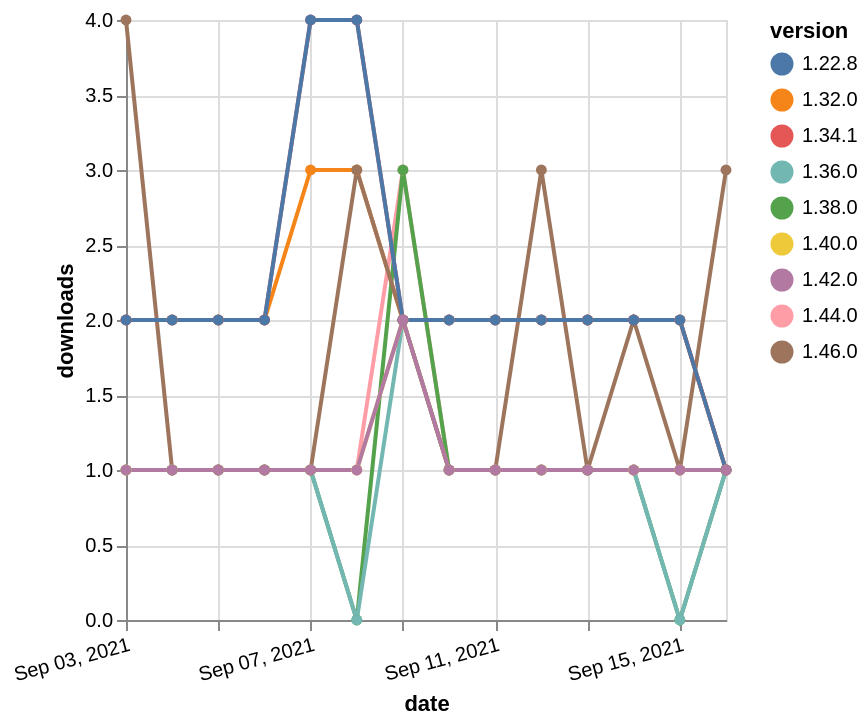

Source (Vega-Lite JSON):
### Vega-Lite specification from a JSON file in a GitHub repository (floating-point values rounded to 4 significant figures)
{"$schema": "https://vega.github.io/schema/vega-lite/v5.json", "description": "A simple bar chart with embedded data.", "data": {"values": [{"date": "2021-09-03", "total": 2687, "delta": 2, "version": "1.32.0"}, {"date": "2021-09-04", "total": 2689, "delta": 2, "version": "1.32.0"}, {"date": "2021-09-05", "total": 2691, "delta": 2, "version": "1.32.0"}, {"date": "2021-09-06", "total": 2693, "delta": 2, "version": "1.32.0"}, {"date": "2021-09-07", "total": 2696, "delta": 3, "version": "1.32.0"}, {"date": "2021-09-08", "total": 2699, "delta": 3, "version": "1.32.0"}, {"date": "2021-09-09", "total": 2701, "delta": 2, "version": "1.32.0"}, {"date": "2021-09-10", "total": 2703, "delta": 2, "version": "1.32.0"}, {"date": "2021-09-11", "total": 2705, "delta": 2, "version": "1.32.0"}, {"date": "2021-09-12", "total": 2707, "delta": 2, "version": "1.32.0"}, {"date": "2021-09-13", "total": 2709, "delta": 2, "version": "1.32.0"}, {"date": "2021-09-14", "total": 2711, "delta": 2, "version": "1.32.0"}, {"date": "2021-09-15", "total": 2713, "delta": 2, "version": "1.32.0"}, {"date": "2021-09-16", "total": 2714, "delta": 1, "version": "1.32.0"}, {"date": "2021-09-03", "total": 202, "delta": 1, "version": "1.44.0"}, {"date": "2021-09-04", "total": 203, "delta": 1, "version": "1.44.0"}, {"date": "2021-09-05", "total": 204, "delta": 1, "version": "1.44.0"}, {"date": "2021-09-06", "total": 205, "delta": 1, "version": "1.44.0"}, {"date": "2021-09-07", "total": 206, "delta": 1, "version": "1.44.0"}, {"date": "2021-09-08", "total": 207, "delta": 1, "version": "1.44.0"}, {"date": "2021-09-09", "total": 210, "delta": 3, "version": "1.44.0"}, {"date": "2021-09-10", "total": 211, "delta": 1, "version": "1.44.0"}, {"date": "2021-09-11", "total": 212, "delta": 1, "version": "1.44.0"}, {"date": "2021-09-12", "total": 213, "delta": 1, "version": "1.44.0"}, {"date": "2021-09-13", "total": 214, "delta": 1, "version": "1.44.0"}, {"date": "2021-09-14", "total": 215, "delta": 1, "version": "1.44.0"}, {"date": "2021-09-15", "total": 216, "delta": 1, "version": "1.44.0"}, {"date": "2021-09-16", "total": 217, "delta": 1, "version": "1.44.0"}, {"date": "2021-09-03", "total": 313, "delta": 1, "version": "1.38.0"}, {"date": "2021-09-04", "total": 314, "delta": 1, "version": "1.38.0"}, {"date": "2021-09-05", "total": 315, "delta": 1, "version": "1.38.0"}, {"date": "2021-09-06", "total": 316, "delta": 1, "version": "1.38.0"}, {"date": "2021-09-07", "total": 317, "delta": 1, "version": "1.38.0"}, {"date": "2021-09-08", "total": 317, "delta": 0, "version": "1.38.0"}, {"date": "2021-09-09", "total": 320, "delta": 3, "version": "1.38.0"}, {"date": "2021-09-10", "total": 321, "delta": 1, "version": "1.38.0"}, {"date": "2021-09-11", "total": 322, "delta": 1, "version": "1.38.0"}, {"date": "2021-09-12", "total": 323, "delta": 1, "version": "1.38.0"}, {"date": "2021-09-13", "total": 324, "delta": 1, "version": "1.38.0"}, {"date": "2021-09-14", "total": 325, "delta": 1, "version": "1.38.0"}, {"date": "2021-09-15", "total": 325, "delta": 0, "version": "1.38.0"}, {"date": "2021-09-16", "total": 326, "delta": 1, "version": "1.38.0"}, {"date": "2021-09-03", "total": 230, "delta": 1, "version": "1.36.0"}, {"date": "2021-09-04", "total": 231, "delta": 1, "version": "1.36.0"}, {"date": "2021-09-05", "total": 232, "delta": 1, "version": "1.36.0"}, {"date": "2021-09-06", "total": 233, "delta": 1, "version": "1.36.0"}, {"date": "2021-09-07", "total": 234, "delta": 1, "version": "1.36.0"}, {"date": "2021-09-08", "total": 234, "delta": 0, "version": "1.36.0"}, {"date": "2021-09-09", "total": 236, "delta": 2, "version": "1.36.0"}, {"date": "2021-09-10", "total": 237, "delta": 1, "version": "1.36.0"}, {"date": "2021-09-11", "total": 238, "delta": 1, "version": "1.36.0"}, {"date": "2021-09-12", "total": 239, "delta": 1, "version": "1.36.0"}, {"date": "2021-09-13", "total": 240, "delta": 1, "version": "1.36.0"}, {"date": "2021-09-14", "total": 241, "delta": 1, "version": "1.36.0"}, {"date": "2021-09-15", "total": 241, "delta": 0, "version": "1.36.0"}, {"date": "2021-09-16", "total": 242, "delta": 1, "version": "1.36.0"}, {"date": "2021-09-03", "total": 188, "delta": 1, "version": "1.40.0"}, {"date": "2021-09-04", "total": 189, "delta": 1, "version": "1.40.0"}, {"date": "2021-09-05", "total": 190, "delta": 1, "version": "1.40.0"}, {"date": "2021-09-06", "total": 191, "delta": 1, "version": "1.40.0"}, {"date": "2021-09-07", "total": 192, "delta": 1, "version": "1.40.0"}, {"date": "2021-09-08", "total": 193, "delta": 1, "version": "1.40.0"}, {"date": "2021-09-09", "total": 195, "delta": 2, "version": "1.40.0"}, {"date": "2021-09-10", "total": 196, "delta": 1, "version": "1.40.0"}, {"date": "2021-09-11", "total": 197, "delta": 1, "version": "1.40.0"}, {"date": "2021-09-12", "total": 198, "delta": 1, "version": "1.40.0"}, {"date": "2021-09-13", "total": 199, "delta": 1, "version": "1.40.0"}, {"date": "2021-09-14", "total": 200, "delta": 1, "version": "1.40.0"}, {"date": "2021-09-15", "total": 201, "delta": 1, "version": "1.40.0"}, {"date": "2021-09-16", "total": 202, "delta": 1, "version": "1.40.0"}, {"date": "2021-09-03", "total": 133, "delta": 4, "version": "1.46.0"}, {"date": "2021-09-04", "total": 134, "delta": 1, "version": "1.46.0"}, {"date": "2021-09-05", "total": 135, "delta": 1, "version": "1.46.0"}, {"date": "2021-09-06", "total": 136, "delta": 1, "version": "1.46.0"}, {"date": "2021-09-07", "total": 137, "delta": 1, "version": "1.46.0"}, {"date": "2021-09-08", "total": 140, "delta": 3, "version": "1.46.0"}, {"date": "2021-09-09", "total": 142, "delta": 2, "version": "1.46.0"}, {"date": "2021-09-10", "total": 143, "delta": 1, "version": "1.46.0"}, {"date": "2021-09-11", "total": 144, "delta": 1, "version": "1.46.0"}, {"date": "2021-09-12", "total": 147, "delta": 3, "version": "1.46.0"}, {"date": "2021-09-13", "total": 148, "delta": 1, "version": "1.46.0"}, {"date": "2021-09-14", "total": 150, "delta": 2, "version": "1.46.0"}, {"date": "2021-09-15", "total": 151, "delta": 1, "version": "1.46.0"}, {"date": "2021-09-16", "total": 154, "delta": 3, "version": "1.46.0"}, {"date": "2021-09-03", "total": 2604, "delta": 2, "version": "1.34.1"}, {"date": "2021-09-04", "total": 2606, "delta": 2, "version": "1.34.1"}, {"date": "2021-09-05", "total": 2608, "delta": 2, "version": "1.34.1"}, {"date": "2021-09-06", "total": 2610, "delta": 2, "version": "1.34.1"}, {"date": "2021-09-07", "total": 2614, "delta": 4, "version": "1.34.1"}, {"date": "2021-09-08", "total": 2618, "delta": 4, "version": "1.34.1"}, {"date": "2021-09-09", "total": 2620, "delta": 2, "version": "1.34.1"}, {"date": "2021-09-10", "total": 2622, "delta": 2, "version": "1.34.1"}, {"date": "2021-09-11", "total": 2624, "delta": 2, "version": "1.34.1"}, {"date": "2021-09-12", "total": 2626, "delta": 2, "version": "1.34.1"}, {"date": "2021-09-13", "total": 2628, "delta": 2, "version": "1.34.1"}, {"date": "2021-09-14", "total": 2630, "delta": 2, "version": "1.34.1"}, {"date": "2021-09-15", "total": 2632, "delta": 2, "version": "1.34.1"}, {"date": "2021-09-16", "total": 2633, "delta": 1, "version": "1.34.1"}, {"date": "2021-09-03", "total": 3277, "delta": 2, "version": "1.22.8"}, {"date": "2021-09-04", "total": 3279, "delta": 2, "version": "1.22.8"}, {"date": "2021-09-05", "total": 3281, "delta": 2, "version": "1.22.8"}, {"date": "2021-09-06", "total": 3283, "delta": 2, "version": "1.22.8"}, {"date": "2021-09-07", "total": 3287, "delta": 4, "version": "1.22.8"}, {"date": "2021-09-08", "total": 3291, "delta": 4, "version": "1.22.8"}, {"date": "2021-09-09", "total": 3293, "delta": 2, "version": "1.22.8"}, {"date": "2021-09-10", "total": 3295, "delta": 2, "version": "1.22.8"}, {"date": "2021-09-11", "total": 3297, "delta": 2, "version": "1.22.8"}, {"date": "2021-09-12", "total": 3299, "delta": 2, "version": "1.22.8"}, {"date": "2021-09-13", "total": 3301, "delta": 2, "version": "1.22.8"}, {"date": "2021-09-14", "total": 3303, "delta": 2, "version": "1.22.8"}, {"date": "2021-09-15", "total": 3305, "delta": 2, "version": "1.22.8"}, {"date": "2021-09-16", "total": 3306, "delta": 1, "version": "1.22.8"}, {"date": "2021-09-03", "total": 172, "delta": 1, "version": "1.42.0"}, {"date": "2021-09-04", "total": 173, "delta": 1, "version": "1.42.0"}, {"date": "2021-09-05", "total": 174, "delta": 1, "version": "1.42.0"}, {"date": "2021-09-06", "total": 175, "delta": 1, "version": "1.42.0"}, {"date": "2021-09-07", "total": 176, "delta": 1, "version": "1.42.0"}, {"date": "2021-09-08", "total": 177, "delta": 1, "version": "1.42.0"}, {"date": "2021-09-09", "total": 179, "delta": 2, "version": "1.42.0"}, {"date": "2021-09-10", "total": 180, "delta": 1, "version": "1.42.0"}, {"date": "2021-09-11", "total": 181, "delta": 1, "version": "1.42.0"}, {"date": "2021-09-12", "total": 182, "delta": 1, "version": "1.42.0"}, {"date": "2021-09-13", "total": 183, "delta": 1, "version": "1.42.0"}, {"date": "2021-09-14", "total": 184, "delta": 1, "version": "1.42.0"}, {"date": "2021-09-15", "total": 185, "delta": 1, "version": "1.42.0"}, {"date": "2021-09-16", "total": 186, "delta": 1, "version": "1.42.0"}]}, "width": "container", "mark": {"type": "line", "point": {"filled": true}}, "encoding": {"x": {"field": "date", "type": "temporal", "timeUnit": "yearmonthdate", "title": "date", "axis": {"labelAngle": -15}}, "y": {"field": "delta", "type": "quantitative", "title": "downloads"}, "color": {"field": "version", "type": "nominal"}, "tooltip": {"field": "delta"}}}
